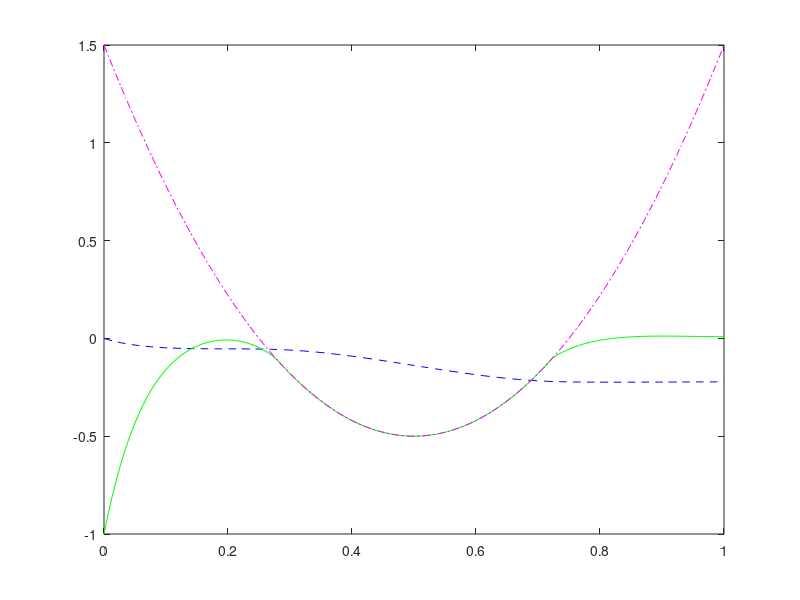

The MATLAB script that drew this image: (Note: this script raises an error after producing the figure.)
function [T,U,Y,gopt] = shooIndir
%   Implementation of the indirect shooting method
%   PARAMETERS:
%   T - arrayof subsequent time points of controlinterval
%   U - trajectory of optimal control (discretized)
%   Y - state and adjoint variables trajectories (discretized)
%   gopt - optimalvalue of objectivefunction
%   CALLING: >> [T,U,Y,gopt] = shooIndir

global TTot YTot

zs = [0;0;0.33;0.66;1];

tic
[zo,~] = fsolve(@ShooF,zs,optimset('Display','iter'));
T = TTot;
Y = YTot;
toc

% The lines below in this function are only for output purposes (including 
% plots)
stT = size(T);
U = zeros(size(T));
MuS = zeros(size(T));
for t = 1:stT
    if T(t) < zo(3) || T(t) > zo(4)
        U(t)= 100*Y(t,5);
        MuS(t) = 0.;
    else
        U(t) = Y(t,2) + 16*(T(t) - 0.5);
        MuS(t) = Y(t,5) - 0.01*U(t);
    end
end
gopt = Y(end,3);

f(1) = figure();
h1 = plot(T,Y(:,1),'b--',T,Y(:,2),'g-',T,8*(T - 0.5).^2 - 0.5,'m-.');
for i=1:3
    h1(i).LineWidth = 3;
end
h1(2).Color = [0,0.6,0.3];
grid on;
legend('x_1 ','x_2 ','S(x,t)=0');
xlabel('t');
ylabel('x');
txt = {'INFEASIBLE','',' x_2 REGION'};
text(0.4,0.8,txt,'Color','m');

f(2) = figure();
h2 = plot(T,Y(:,4),'r-',T,Y(:,5),'b--',T,MuS','g-.');
h2(3).Color = [0,0.6,0.3];
grid on;
legend('\eta_1','\eta_2','\mu_S');
xlabel('t');
ylabel('\eta,\mu_S ');
for i=1:3
    h2(i).LineWidth=3;
end

f(3) = figure();
plot(T,U,'LineWidth',3);
grid on;
legend('u optimal-indirect method');
xlabel('t');
ylabel('u');
end

function Ferr = ShooF(z)
% The function calculates lhs of the ultimate set of (static) nonlinear 
% equations: Ferr(z) = 0
global TTot YTot

eT10 = z(1);
eT20 = z(2);
t1 = z(3);
t2 = z(4);
gamma = z(5);
TTot = [];
YTot = [];

% Region1 (state constraint inactive)
[T,Y] = ode45(@(t,y)f(t,y,1),[0,t1],[0;-1;0;eT10;eT20]);
TTot = T;
YTot = Y;
x11 = Y(end,1);
x21 = Y(end,2);
x31 = Y(end,3);
eT11 = Y(end,4);
eT21 = Y(end,5);
x2b1 = 8*(t1 - 0.5)^2-0.5;
Ferr(1) = x21 - x2b1;

% Region 2  (state constraint active)
[T,Y] = ode45(@(t,y)f(t,y,2),[t1,t2],[x11;x21;x31;eT11;eT21 + gamma]);
TTot = [TTot;T]; 
YTot = [YTot;Y];
x12 = Y(end,1);
x22 = Y(end,2);
x32 = Y(end,3);
eT12 = Y(end,4);
eT22 = Y(end,5);

%  Region 3  (state constraint inactive)
[T,Y] = ode45(@(t,y)f(t,y,3),[t2,1],[x12;x22;x32;eT12;eT22]);
TTot = [TTot;T]; 
YTot = [YTot;Y];
Ferr(2) = Y(end,4);
Ferr(3) = Y(end,5);
end

function dydt = f(t,y,region)
% extended state transformation function (rhs of the 1st order ODE in state
% and adjoint variables space);
% here : y = [x1,x2,x3,eta1,eta2]
dydt = zeros(5,1);
dydt(1) = y(2);
switch region
    case {1,3}
        u = 100*y(5);
        muS = 0;
    case 2
        u = y(2) + 16*(t - 0.5);
        muS = y(5) - 0.01*u;
end
dydt(2) = -y(2) + u;
dydt(3) = y(1)^2 + y(2)^2 + 0.005*u^2;
dydt(4) = 2*y(1);
dydt(5) = 2*y(2) - y(4) + y(5) - muS;
end